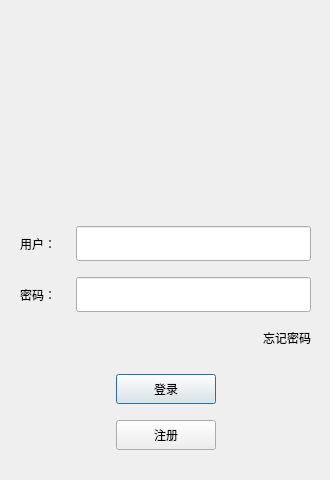
<?xml version="1.0" encoding="UTF-8"?>
<ui version="4.0">
 <class>LoginDialog</class>
 <widget class="QDialog" name="LoginDialog">
  <property name="geometry">
   <rect>
    <x>0</x>
    <y>0</y>
    <width>330</width>
    <height>480</height>
   </rect>
  </property>
  <property name="sizePolicy">
   <sizepolicy hsizetype="Fixed" vsizetype="Preferred">
    <horstretch>0</horstretch>
    <verstretch>0</verstretch>
   </sizepolicy>
  </property>
  <property name="minimumSize">
   <size>
    <width>330</width>
    <height>480</height>
   </size>
  </property>
  <property name="maximumSize">
   <size>
    <width>330</width>
    <height>480</height>
   </size>
  </property>
  <property name="windowTitle">
   <string>Dialog</string>
  </property>
  <widget class="QWidget" name="verticalLayoutWidget">
   <property name="geometry">
    <rect>
     <x>10</x>
     <y>10</y>
     <width>311</width>
     <height>461</height>
    </rect>
   </property>
   <layout class="QVBoxLayout" name="verticalLayout">
    <property name="leftMargin">
     <number>5</number>
    </property>
    <property name="topMargin">
     <number>5</number>
    </property>
    <property name="rightMargin">
     <number>5</number>
    </property>
    <property name="bottomMargin">
     <number>5</number>
    </property>
    <item>
     <widget class="QWidget" name="widget" native="true">
      <property name="sizePolicy">
       <sizepolicy hsizetype="Fixed" vsizetype="Fixed">
        <horstretch>0</horstretch>
        <verstretch>0</verstretch>
       </sizepolicy>
      </property>
      <property name="minimumSize">
       <size>
        <width>300</width>
        <height>200</height>
       </size>
      </property>
      <property name="maximumSize">
       <size>
        <width>300</width>
        <height>200</height>
       </size>
      </property>
      <layout class="QVBoxLayout" name="verticalLayout_2">
       <item>
        <widget class="QLabel" name="label">
         <property name="text">
          <string/>
         </property>
         <property name="pixmap">
          <pixmap resource="rc.qrc">:/res/weixin.jpg</pixmap>
         </property>
         <property name="alignment">
          <set>Qt::AlignmentFlag::AlignCenter</set>
         </property>
        </widget>
       </item>
      </layout>
     </widget>
    </item>
    <item>
     <layout class="QHBoxLayout" name="horizontalLayout">
      <property name="leftMargin">
       <number>5</number>
      </property>
      <property name="topMargin">
       <number>5</number>
      </property>
      <property name="rightMargin">
       <number>5</number>
      </property>
      <property name="bottomMargin">
       <number>5</number>
      </property>
      <item>
       <widget class="QLabel" name="user_label">
        <property name="sizePolicy">
         <sizepolicy hsizetype="Preferred" vsizetype="Preferred">
          <horstretch>0</horstretch>
          <verstretch>0</verstretch>
         </sizepolicy>
        </property>
        <property name="minimumSize">
         <size>
          <width>50</width>
          <height>0</height>
         </size>
        </property>
        <property name="maximumSize">
         <size>
          <width>50</width>
          <height>16777215</height>
         </size>
        </property>
        <property name="text">
         <string>用户：</string>
        </property>
        <property name="alignment">
         <set>Qt::AlignmentFlag::AlignLeading|Qt::AlignmentFlag::AlignLeft|Qt::AlignmentFlag::AlignVCenter</set>
        </property>
       </widget>
      </item>
      <item>
       <widget class="QLineEdit" name="lineEdit">
        <property name="sizePolicy">
         <sizepolicy hsizetype="Preferred" vsizetype="Preferred">
          <horstretch>0</horstretch>
          <verstretch>0</verstretch>
         </sizepolicy>
        </property>
        <property name="minimumSize">
         <size>
          <width>200</width>
          <height>35</height>
         </size>
        </property>
        <property name="maximumSize">
         <size>
          <width>400</width>
          <height>35</height>
         </size>
        </property>
       </widget>
      </item>
     </layout>
    </item>
    <item>
     <layout class="QHBoxLayout" name="horizontalLayout_2">
      <property name="leftMargin">
       <number>5</number>
      </property>
      <property name="topMargin">
       <number>5</number>
      </property>
      <property name="rightMargin">
       <number>5</number>
      </property>
      <property name="bottomMargin">
       <number>5</number>
      </property>
      <item>
       <widget class="QLabel" name="pass_label">
        <property name="minimumSize">
         <size>
          <width>50</width>
          <height>0</height>
         </size>
        </property>
        <property name="maximumSize">
         <size>
          <width>50</width>
          <height>16777215</height>
         </size>
        </property>
        <property name="text">
         <string>密码：</string>
        </property>
        <property name="alignment">
         <set>Qt::AlignmentFlag::AlignLeading|Qt::AlignmentFlag::AlignLeft|Qt::AlignmentFlag::AlignVCenter</set>
        </property>
       </widget>
      </item>
      <item>
       <widget class="QLineEdit" name="pass_edit">
        <property name="sizePolicy">
         <sizepolicy hsizetype="Preferred" vsizetype="Preferred">
          <horstretch>0</horstretch>
          <verstretch>0</verstretch>
         </sizepolicy>
        </property>
        <property name="minimumSize">
         <size>
          <width>200</width>
          <height>35</height>
         </size>
        </property>
        <property name="maximumSize">
         <size>
          <width>400</width>
          <height>35</height>
         </size>
        </property>
       </widget>
      </item>
     </layout>
    </item>
    <item>
     <layout class="QHBoxLayout" name="horizontalLayout_4">
      <property name="leftMargin">
       <number>5</number>
      </property>
      <property name="topMargin">
       <number>5</number>
      </property>
      <property name="rightMargin">
       <number>5</number>
      </property>
      <property name="bottomMargin">
       <number>5</number>
      </property>
      <item>
       <spacer name="horizontalSpacer">
        <property name="orientation">
         <enum>Qt::Orientation::Horizontal</enum>
        </property>
        <property name="sizeHint" stdset="0">
         <size>
          <width>40</width>
          <height>20</height>
         </size>
        </property>
       </spacer>
      </item>
      <item>
       <widget class="QLabel" name="foget_label">
        <property name="maximumSize">
         <size>
          <width>16777215</width>
          <height>25</height>
         </size>
        </property>
        <property name="text">
         <string>忘记密码</string>
        </property>
        <property name="alignment">
         <set>Qt::AlignmentFlag::AlignCenter</set>
        </property>
       </widget>
      </item>
     </layout>
    </item>
    <item>
     <spacer name="verticalSpacer_2">
      <property name="orientation">
       <enum>Qt::Orientation::Vertical</enum>
      </property>
      <property name="sizeHint" stdset="0">
       <size>
        <width>20</width>
        <height>40</height>
       </size>
      </property>
     </spacer>
    </item>
    <item>
     <layout class="QHBoxLayout" name="horizontalLayout_5">
      <property name="leftMargin">
       <number>5</number>
      </property>
      <property name="topMargin">
       <number>5</number>
      </property>
      <property name="rightMargin">
       <number>5</number>
      </property>
      <property name="bottomMargin">
       <number>5</number>
      </property>
      <item>
       <spacer name="horizontalSpacer_2">
        <property name="orientation">
         <enum>Qt::Orientation::Horizontal</enum>
        </property>
        <property name="sizeHint" stdset="0">
         <size>
          <width>40</width>
          <height>20</height>
         </size>
        </property>
       </spacer>
      </item>
      <item>
       <widget class="QPushButton" name="pushButton">
        <property name="minimumSize">
         <size>
          <width>100</width>
          <height>30</height>
         </size>
        </property>
        <property name="text">
         <string>登录</string>
        </property>
       </widget>
      </item>
      <item>
       <spacer name="horizontalSpacer_3">
        <property name="orientation">
         <enum>Qt::Orientation::Horizontal</enum>
        </property>
        <property name="sizeHint" stdset="0">
         <size>
          <width>40</width>
          <height>20</height>
         </size>
        </property>
       </spacer>
      </item>
     </layout>
    </item>
    <item>
     <layout class="QHBoxLayout" name="horizontalLayout_6">
      <property name="leftMargin">
       <number>5</number>
      </property>
      <property name="topMargin">
       <number>5</number>
      </property>
      <property name="rightMargin">
       <number>5</number>
      </property>
      <property name="bottomMargin">
       <number>5</number>
      </property>
      <item>
       <spacer name="horizontalSpacer_4">
        <property name="orientation">
         <enum>Qt::Orientation::Horizontal</enum>
        </property>
        <property name="sizeHint" stdset="0">
         <size>
          <width>40</width>
          <height>20</height>
         </size>
        </property>
       </spacer>
      </item>
      <item>
       <widget class="QPushButton" name="reg_btn">
        <property name="minimumSize">
         <size>
          <width>100</width>
          <height>30</height>
         </size>
        </property>
        <property name="text">
         <string>注册</string>
        </property>
       </widget>
      </item>
      <item>
       <spacer name="horizontalSpacer_5">
        <property name="orientation">
         <enum>Qt::Orientation::Horizontal</enum>
        </property>
        <property name="sizeHint" stdset="0">
         <size>
          <width>40</width>
          <height>20</height>
         </size>
        </property>
       </spacer>
      </item>
     </layout>
    </item>
    <item>
     <spacer name="verticalSpacer_3">
      <property name="orientation">
       <enum>Qt::Orientation::Vertical</enum>
      </property>
      <property name="sizeHint" stdset="0">
       <size>
        <width>20</width>
        <height>40</height>
       </size>
      </property>
     </spacer>
    </item>
   </layout>
  </widget>
 </widget>
 <resources>
  <include location="rc.qrc"/>
 </resources>
 <connections/>
</ui>
